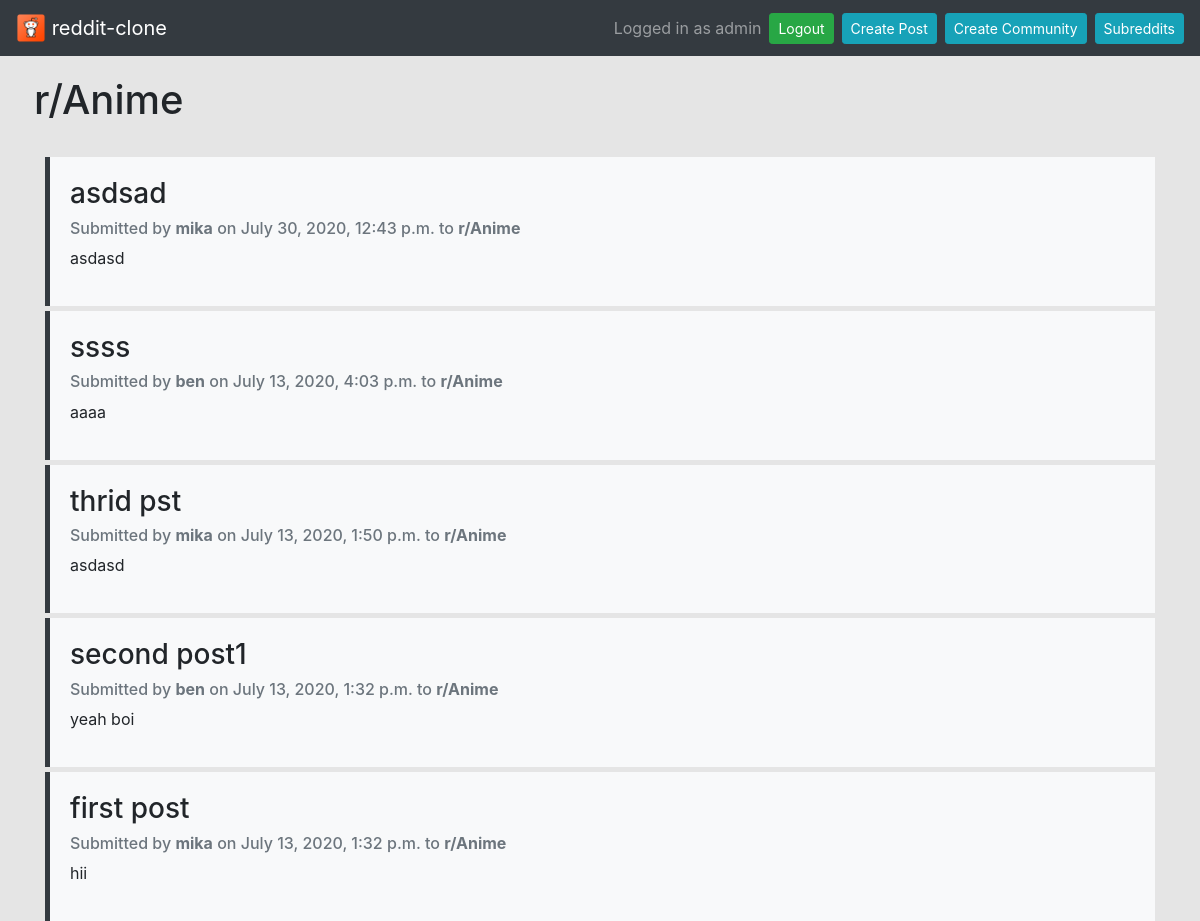
Screenshot of /r/Anime (signed in) with the database file from the repository.
### subreddits/models.py (models this page shows, shortened)
class Subreddit(models.Model):
    name = models.CharField(max_length=30, unique=True)
    url_name = models.CharField(max_length=30, default=None)
    date_created = models.DateTimeField(default=timezone.now)

class Post(models.Model):
    name = models.CharField(max_length=100)
    created_by = models.CharField(max_length=255)
    text = models.CharField(max_length=1024)
    date_created = models.DateTimeField(default=timezone.now)
    subr = models.ForeignKey(Subreddit, on_delete=models.CASCADE)

### subreddits/views.py (the view)
# urls.py: path('<str:subr_url_name>', views.subr_view, name='subr_view'),
def subr_view(request, subr_url_name):
    subr = get_object_or_404(Subreddit, url_name=subr_url_name)
    posts = subr.post_set.order_by('-date_created')
    return render(request, 'subreddits/subr_view.html', context={'subr': subr, 'posts': posts})

### subreddits/templates/subreddits/subr_view.html (shortened to what this page needs)
{% extends 'base.html' %}
{% load static %}
{% block extra_head %}
  <link rel="stylesheet" href="{% static 'reddit-clone/css/home.css' %}">
{% endblock  %}
{% block content %}
<div class="row">
  <div class="col-sm-4 mt-3 mb-3 p-1">
    <a href="{% url 'subreddits:subr_view' subr.name %}" class="subr-link"><h1>r/{{ subr.name }}</h1></a>
  </div>
  <div class="col-sm-8 mt-3 mb-3 p-1">
  </div>
</div>
<div class="row">
  {% for post in posts %}
  <div class="col-sm-12">
    <a href="{% url 'subreddits:post_view' post.id %}" class="post-link">
      <div class="post-card border-left border-dark bg-light border-3">
        <h3>{{ post.name }}</h3>
        <h6 class="text-muted">Submitted by <b>{{ post.created_by }}</b> on {{ post.date_created }} to <b>r/{{ post.subr.name }}</b></h6>
        <p>{{ post.text }}</p>
      </div>
    </a>
  </div>
  {% endfor %}
</div>
{% endblock %}

### templates/base.html (shortened to what this page needs)
<!doctype html>
<html lang="en">
  <head>
    <link rel="stylesheet" href="https://stackpath.bootstrapcdn.com/bootstrap/4.5.0/css/bootstrap.min.css">
    {% load static %}
    <link rel="stylesheet" href="{% static 'reddit-clone/css/base.css' %}">
    {% block extra_head %}
    {% endblock  %}
  </head>
  <body>
    <nav class="navbar navbar-dark bg-dark">
      <a class="navbar-brand" href="{% url 'homepage' %}">
        <img src="{% static 'reddit-clone/icon/Reddit.ico' %}" width="30" height="30" class="d-inline-block align-top" alt="" loading="lazy">
        reddit-clone
      </a>
      <form class="form-inline">
        {% if not request.user.is_authenticated %}
          <button type="button" class="btn btn-sm btn-success ml-2" onclick="location.href='{% url 'register_view' %}'">Register</button>
          <button type="button" class="btn btn-sm btn-success ml-2" onclick="location.href='{% url 'login_view' %}'">Login</button>
        {% else %}
          <span class="navbar-text">
            Logged in as {{ request.user.username }}
          </span>
          <button type="button" class="btn btn-sm btn-success ml-2" onclick="location.href='{% url 'logout_view' %}'">Logout</button>
          <button type="button" class="btn btn-sm btn-info ml-2" onclick="location.href='{% url 'subreddits:post_creation_form' %}'">Create Post</button>
        {% endif %}
        <button type="button" class="btn btn-sm btn-info ml-2" onclick="location.href='{% url 'subreddits:subr_creation_form' %}'">Create Community</button>
        <button type="button" class="btn btn-sm btn-info ml-2" onclick="location.href='{% url 'subreddits:index' %}'">Subreddits</button>
      </form>
    </nav>
    <main class="container">
      {% block content %}
      {% endblock %}
    </main>
  </body>
</html>

### static/reddit-clone/css/base.css (style rules this page uses)
body { background-color: #e5e5e5; }

### static/reddit-clone/css/home.css (style rules this page uses)
div.post-card { padding: 20px; margin-top: 5px; }
.row:after { content: ""; display: table; clear: both; }
a.post-link, a.post-link:hover { color: inherit; text-decoration: none; }
.border-3 { border-width: 5px !important; }
a.subr-link { color: inherit; text-decoration: none; }

### rows the page displays
Subreddit: name "Anime"
Post: name "asdsad", created_by "mika", date_created "July 30, 2020, 12:43 p.m.", subr.name "Anime", text "asdasd"
Post: name "ssss", created_by "ben", date_created "July 13, 2020, 4:03 p.m.", subr.name "Anime", text "aaaa"
Post: name "thrid pst", created_by "mika", date_created "July 13, 2020, 1:50 p.m.", subr.name "Anime", text "asdasd"
Post: name "second post1", created_by "ben", date_created "July 13, 2020, 1:32 p.m.", subr.name "Anime", text "yeah boi"
Post: name "first post", created_by "mika", date_created "July 13, 2020, 1:32 p.m.", subr.name "Anime", text "hii"

### other values shown
{{ request.user.username }} "admin"
